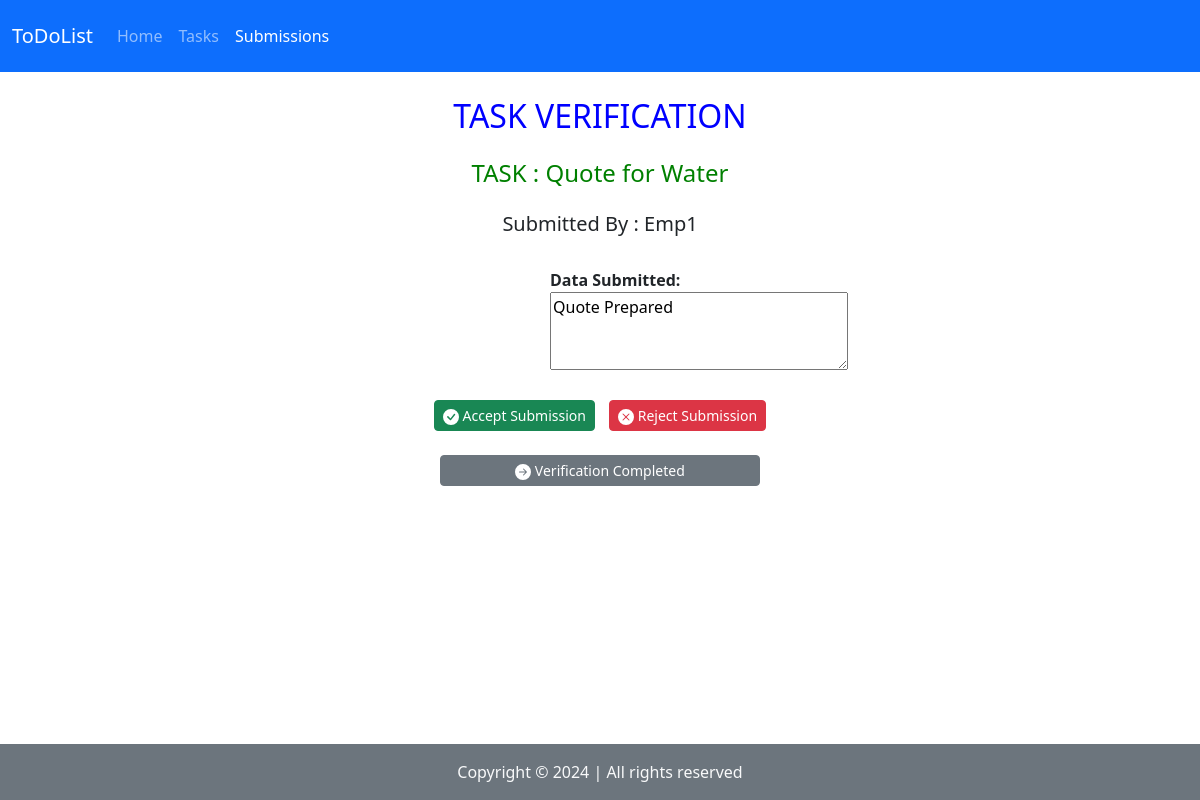
Screenshot of /backend/task_verification/Quote for Water with the database file from the repository.
### frontend/models.py (models this page shows)
class submissionDB(models.Model):
    Task = models.CharField(max_length=100,null=True,blank=True)
    Employee = models.CharField(max_length=100,null=True,blank=True)
    Entry = models.TextField(max_length=500,null=True,blank=True)

### backend/views.py (the view)
# urls.py: path('task_verification/<title>',views.task_verification, name='task_verification'),
def task_verification(request,title):
    title = submissionDB.objects.get(Task=title)
    return render(request,"opensub_task.html",{'title':title})

### backend/templates/opensub_task.html (shortened to what this page needs)
<!doctype html>
<html lang="en">
  <head>
      <link href="https://cdn.jsdelivr.net/npm/bootstrap@5.3.2/dist/css/bootstrap.min.css" rel="stylesheet">
  <link rel="stylesheet" href="https://cdnjs.cloudflare.com/ajax/libs/font-awesome/4.7.0/css/font-awesome.min.css">
  </head>
  <body>
<nav class="navbar navbar-expand-lg bg-primary py-3" data-bs-theme="dark">
<div class="container-fluid">
      <span class="navbar-brand mb-0 h1">ToDoList</span>
    <div class="collapse navbar-collapse" id="navbarSupportedContent">
      <ul class="navbar-nav me-auto mb-2 mb-lg-0">
        <li class="nav-item">
          <a class="nav-link " aria-current="page" href="{% url 'Home_page' %}">Home</a>
        </li>
        <li class="nav-item">
          <a class=" nav-link" href="{% url 'display_tasks' %}">Tasks</a>
        </li>
          <li class="nav-item">
          <a class=" nav-link active" href="{% url 'task_submissions' %}">Submissions</a>
        </li>
      </ul>
    </div>
  </div>
</nav>
<div  style=" margin-top:25px; " >
    <h2 class="text-center" style="color:blue">TASK VERIFICATION</h2>
    <h4 class="text-center py-3" style="color:green">TASK : {{title.Task}}</h4>
    <h5 class="text-center">Submitted By : {{title.Employee}}</h5><br>
    <div style="margin-left:550px">
    <label style="font-weight:600">Data Submitted:</label><br>
    <textarea rows="3" cols="30" >{{title.Entry}}</textarea>
        </div><br>
    <div class="text-center">
    <a><button type="button" class="btn btn-success btn-sm" onclick="myfun1()"> Accept Submission</button></a>
    <a><button type="button" style="margin-left:10px" class="btn btn-danger btn-sm" onclick="myfun2()"> Reject Submission</button></a>
<br>
        <form method="post" action="{% url 'save_report' %}" enctype="multipart/form-data">
        <br>
        <button type="submit" class="btn btn-secondary btn-sm" style="width:320px"><svg xmlns="http://www.w3.org/2000/svg" width="16" height="16" fill="currentColor" class="bi bi-arrow-right-circle-fill" viewBox="0 0 16 16">
  <path d="M8 0a8 8 0 1 1 0 16A8 8 0 0 1 8 0M4.5 7.5a.5.5 0 0 0 0 1h5.793l-2.147 2.146a.5.5 0 0 0 .708.708l3-3a.5.5 0 0 0 0-.708l-3-3a.5.5 0 1 0-.708.708L10.293 7.5z"/>
</svg>   Verification Completed</button>
        </form>
        </div>
</div>
<footer>
    <p class="text-center bg-secondary text-light fixed-bottom my-0 py-3">
        Copyright &copy; 2024 | All rights reserved
    </p>
</footer>
  </body>
</html>

### rows the page displays
submissionDB: Task "Quote for Water", Employee "Emp1", Entry "Quote Prepared"
